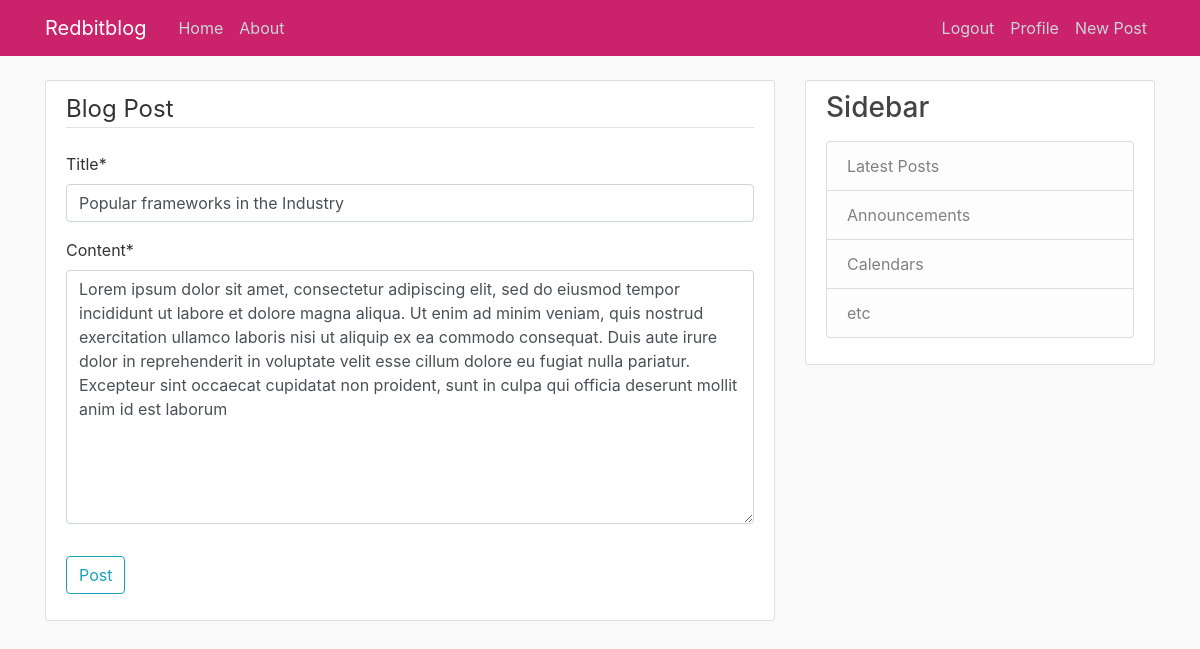
Screenshot of /post/16/update/ (signed in) with the database file from the repository.
### blog/models.py (models this page shows, shortened)
class Post(models.Model):
    title = models.CharField(max_length=100)
    content = models.TextField()
    date = models.DateTimeField(default=timezone.now)
    author = models.ForeignKey(
        User, on_delete=models.CASCADE)

### blog/views.py (the view, shortened to what this page needs)
class PostUpdateView(LoginRequiredMixin, UserPassesTestMixin, UpdateView):
    model = Post
    fields = ['title', 'content']
    def test_func(self):
        post = self.get_object()
        if self.request.user == post.author:
            return True
        return False

### blog/templates/blog/post_form.html (shortened to what this page needs)
{%extends 'blog/base.html'%}
{%load crispy_forms_tags%}
{%block content%}
<div class='content-section'>
    <form method="POST">
        <fieldset class='form-group'>
            <legend class="border-bottom mb-4">
                Blog Post
            </legend>
            {{form|crispy}}
        </fieldset>
        <div class="form-group">
            <button class="btn btn-outline-info" type="submit">
                Post
            </button>
        </div>
    </form>
</div>
{%endblock content%}

### blog/static/blog/main.css (style rules this page uses)
body { background: #fafafa; color: #333333; margin-top: 5rem; }
.content-section { background: #ffffff; padding: 10px 20px; border: 1px solid #dddddd; border-radius: 3px; margin-bottom: 20px; }

### rows the page displays
Post: title "Popular frameworks in the Industry", content "Lorem ipsum dolor sit amet, consectetur adipiscing elit, sed do eiusmod tempor incididunt ut labore et dolore magna aliqua. Ut enim ad minim veniam, quis nostrud exercitation ullamco laboris nisi ut aliquip ex ea commodo consequat. Duis aute irure dolor in reprehenderit in voluptate velit esse cillum dolore eu fugiat nulla pariatur. Excepteur sint occaecat cupidatat non proident, sunt in culpa qui officia deserunt mollit anim id est laborum"
